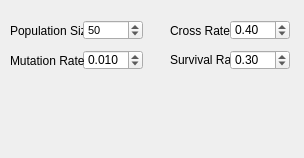
<?xml version="1.0" encoding="UTF-8"?>
<ui version="4.0">
 <class>ParametersGA</class>
 <widget class="QWidget" name="ParametersGA">
  <property name="geometry">
   <rect>
    <x>0</x>
    <y>0</y>
    <width>304</width>
    <height>158</height>
   </rect>
  </property>
  <property name="windowTitle">
   <string>Form</string>
  </property>
  <widget class="QDoubleSpinBox" name="mutationSpin">
   <property name="geometry">
    <rect>
     <x>83</x>
     <y>50</y>
     <width>60</width>
     <height>20</height>
    </rect>
   </property>
   <property name="font">
    <font>
     <pointsize>9</pointsize>
    </font>
   </property>
   <property name="decimals">
    <number>3</number>
   </property>
   <property name="minimum">
    <double>0.001000000000000</double>
   </property>
   <property name="maximum">
    <double>1.000000000000000</double>
   </property>
   <property name="singleStep">
    <double>0.010000000000000</double>
   </property>
   <property name="value">
    <double>0.010000000000000</double>
   </property>
  </widget>
  <widget class="QLabel" name="label_12">
   <property name="geometry">
    <rect>
     <x>10</x>
     <y>50</y>
     <width>81</width>
     <height>21</height>
    </rect>
   </property>
   <property name="font">
    <font>
     <pointsize>9</pointsize>
    </font>
   </property>
   <property name="text">
    <string>Mutation Rate</string>
   </property>
  </widget>
  <widget class="QLabel" name="label_14">
   <property name="geometry">
    <rect>
     <x>170</x>
     <y>20</y>
     <width>70</width>
     <height>21</height>
    </rect>
   </property>
   <property name="font">
    <font>
     <pointsize>9</pointsize>
    </font>
   </property>
   <property name="text">
    <string>Cross Rate</string>
   </property>
  </widget>
  <widget class="QLabel" name="label_15">
   <property name="geometry">
    <rect>
     <x>170</x>
     <y>50</y>
     <width>70</width>
     <height>20</height>
    </rect>
   </property>
   <property name="font">
    <font>
     <pointsize>9</pointsize>
    </font>
   </property>
   <property name="text">
    <string>Survival Rate</string>
   </property>
  </widget>
  <widget class="QDoubleSpinBox" name="crossSpin">
   <property name="geometry">
    <rect>
     <x>230</x>
     <y>20</y>
     <width>60</width>
     <height>20</height>
    </rect>
   </property>
   <property name="font">
    <font>
     <pointsize>9</pointsize>
    </font>
   </property>
   <property name="minimum">
    <double>0.010000000000000</double>
   </property>
   <property name="maximum">
    <double>1.000000000000000</double>
   </property>
   <property name="singleStep">
    <double>0.050000000000000</double>
   </property>
   <property name="value">
    <double>0.400000000000000</double>
   </property>
  </widget>
  <widget class="QDoubleSpinBox" name="survivalSpin">
   <property name="geometry">
    <rect>
     <x>230</x>
     <y>50</y>
     <width>60</width>
     <height>20</height>
    </rect>
   </property>
   <property name="font">
    <font>
     <pointsize>9</pointsize>
    </font>
   </property>
   <property name="minimum">
    <double>0.010000000000000</double>
   </property>
   <property name="maximum">
    <double>1.000000000000000</double>
   </property>
   <property name="singleStep">
    <double>0.050000000000000</double>
   </property>
   <property name="value">
    <double>0.300000000000000</double>
   </property>
  </widget>
  <widget class="QLabel" name="label_13">
   <property name="geometry">
    <rect>
     <x>10</x>
     <y>20</y>
     <width>81</width>
     <height>21</height>
    </rect>
   </property>
   <property name="font">
    <font>
     <pointsize>9</pointsize>
    </font>
   </property>
   <property name="text">
    <string>Population Size</string>
   </property>
  </widget>
  <widget class="QSpinBox" name="populationSpin">
   <property name="geometry">
    <rect>
     <x>83</x>
     <y>20</y>
     <width>60</width>
     <height>20</height>
    </rect>
   </property>
   <property name="font">
    <font>
     <pointsize>8</pointsize>
    </font>
   </property>
   <property name="minimum">
    <number>10</number>
   </property>
   <property name="maximum">
    <number>1000</number>
   </property>
   <property name="value">
    <number>50</number>
   </property>
  </widget>
 </widget>
 <resources/>
 <connections/>
</ui>
